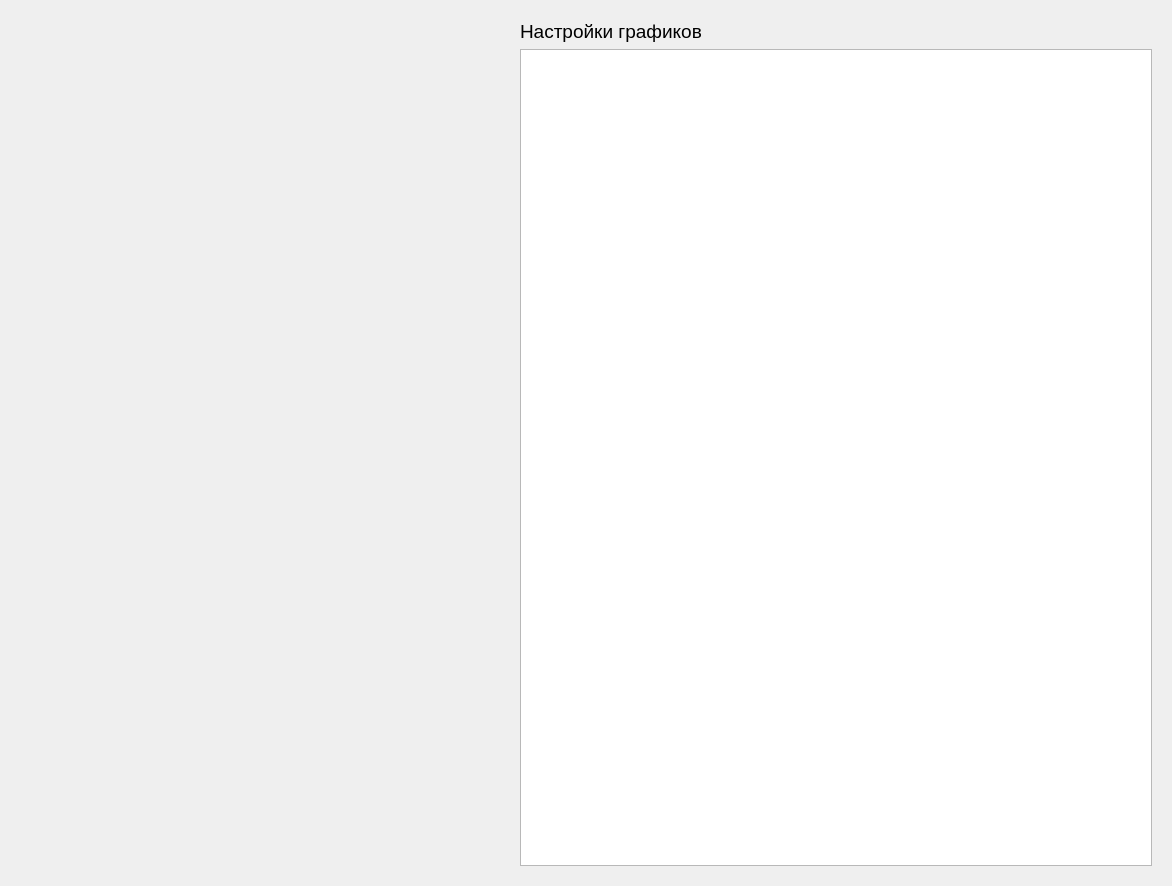
<?xml version="1.0" encoding="UTF-8"?>
<ui version="4.0">
 <class>identf</class>
 <widget class="QWidget" name="identf">
  <property name="geometry">
   <rect>
    <x>0</x>
    <y>0</y>
    <width>1172</width>
    <height>886</height>
   </rect>
  </property>
  <property name="sizePolicy">
   <sizepolicy hsizetype="Preferred" vsizetype="Preferred">
    <horstretch>0</horstretch>
    <verstretch>0</verstretch>
   </sizepolicy>
  </property>
  <property name="minimumSize">
   <size>
    <width>0</width>
    <height>0</height>
   </size>
  </property>
  <property name="windowTitle">
   <string>Form</string>
  </property>
  <property name="autoFillBackground">
   <bool>true</bool>
  </property>
  <layout class="QGridLayout" name="gridLayout">
   <item row="0" column="0">
    <widget class="Plot" name="plot" native="true">
     <property name="sizePolicy">
      <sizepolicy hsizetype="Preferred" vsizetype="Preferred">
       <horstretch>0</horstretch>
       <verstretch>0</verstretch>
      </sizepolicy>
     </property>
    </widget>
   </item>
   <item row="0" column="1">
    <widget class="QWidget" name="widget" native="true">
     <property name="sizePolicy">
      <sizepolicy hsizetype="Fixed" vsizetype="Preferred">
       <horstretch>0</horstretch>
       <verstretch>0</verstretch>
      </sizepolicy>
     </property>
     <property name="minimumSize">
      <size>
       <width>650</width>
       <height>0</height>
      </size>
     </property>
     <layout class="QGridLayout" name="gridLayout_2">
      <item row="1" column="0">
       <widget class="QTableWidget" name="tableWidget">
        <property name="alternatingRowColors">
         <bool>true</bool>
        </property>
       </widget>
      </item>
      <item row="0" column="0">
       <widget class="QLabel" name="label">
        <property name="text">
         <string>&lt;html&gt;&lt;head/&gt;&lt;body&gt;&lt;p&gt;&lt;span style=&quot; font-size:14pt;&quot;&gt;Настройки графиков&lt;/span&gt;&lt;/p&gt;&lt;/body&gt;&lt;/html&gt;</string>
        </property>
       </widget>
      </item>
     </layout>
    </widget>
   </item>
  </layout>
 </widget>
 <customwidgets>
  <customwidget>
   <class>Plot</class>
   <extends>QWidget</extends>
   <header>plot.h</header>
   <container>1</container>
  </customwidget>
 </customwidgets>
 <resources/>
 <connections/>
</ui>
